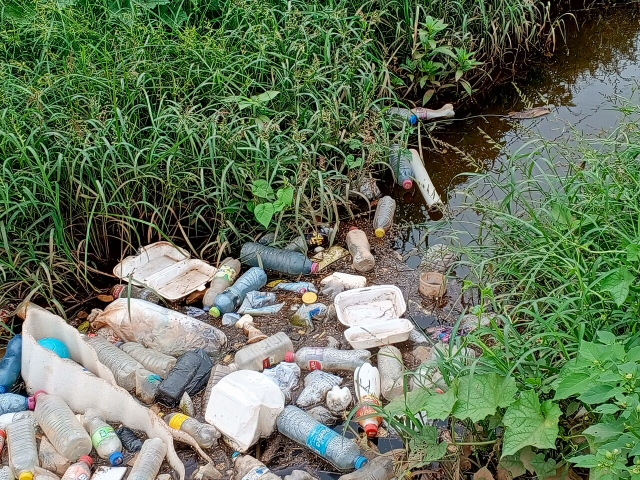
#> input picture examples/river-bank-bottles.jpg, 1280 x 960 px, given as the content of the folder ../examples/river-bank-bottles.jpg, which was not available (shown at 1/2 size)
$ python make_crops.py ../examples/river-bank-bottles.jpg out.png   (older library calls are emulated)
#> lines starting #> are read from the running program, lines starting #| are printed output that depends on the picture
"""Cut dense, high-resolution photos into 640 px crops that can be labeled completely.

    python training/make_crops.py datasets/hard-src datasets/hard-raw --per-image 4

A whole photo of a trash-carpeted river holds hundreds of items: nobody can box them all, and a
half-labeled image teaches the model that unboxed trash is background. A 640 px crop of the same
scene holds a manageable 10-40 items, and it matches the model's input size, so nothing is lost
to downscaling. Near-uniform crops (sky, empty water) are skipped. Crops keep their source name,
so attribution can be traced back (see crops.csv).
"""

import argparse
import csv
import random
from pathlib import Path

import cv2
import numpy as np

IMG_EXTS = {".jpg", ".jpeg", ".png", ".webp"}
SIZE = 640


def texture(crop: np.ndarray) -> float:
    """Mean gradient magnitude: low for sky and calm water, high for cluttered trash."""
    gray = cv2.cvtColor(crop, cv2.COLOR_BGR2GRAY).astype(np.float32)
    gx, gy = cv2.Sobel(gray, cv2.CV_32F, 1, 0), cv2.Sobel(gray, cv2.CV_32F, 0, 1)
    return float(np.mean(np.hypot(gx, gy)))


def main() -> None:
    ap = argparse.ArgumentParser(description=__doc__, formatter_class=argparse.RawDescriptionHelpFormatter)
    ap.add_argument("src", type=Path)
    ap.add_argument("dst", type=Path)
    ap.add_argument("--per-image", type=int, default=4, help="max crops kept per photo (most textured first)")
    ap.add_argument("--min-texture", type=float, default=40.0, help="skip calmer crops (sky, open water)")
    ap.add_argument("--seed", type=int, default=0)
    args = ap.parse_args()

    args.dst.mkdir(parents=True, exist_ok=True)
    rng = random.Random(args.seed)
    rows = []
    for path in sorted(p for p in args.src.rglob("*") if p.suffix.lower() in IMG_EXTS):
        img = cv2.imread(str(path))
#> img is the input picture: shape (960, 1280, 3); mean B, G, R 91.1, 117.3, 101.7
        if img is None or max(img.shape[:2]) < SIZE:
            continue
        h, w = img.shape[:2]
#> h = 960; w = 1280
        candidates = []
        for y in range(0, h - SIZE + 1, SIZE):  # no overlap, so no item is labeled twice
            for x in range(0, w - SIZE + 1, SIZE):
                crop = img[y:y + SIZE, x:x + SIZE]
                t = texture(crop)
                if t >= args.min_texture:
                    candidates.append((t, x, y, crop))
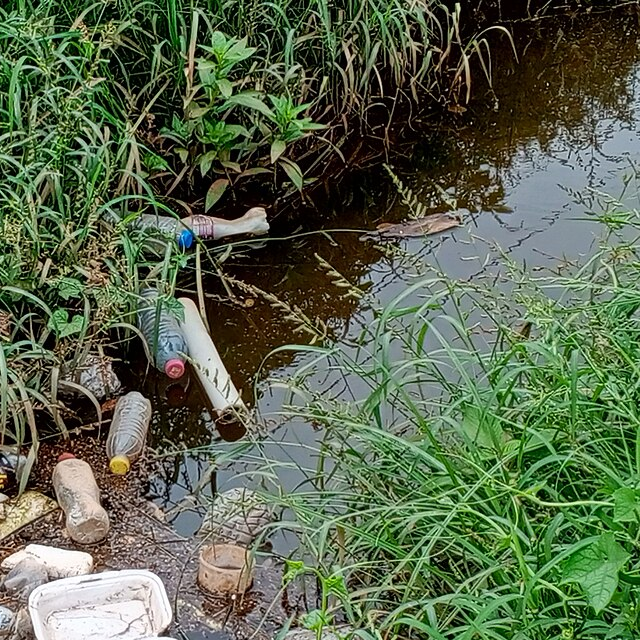
#> crop: shape (640, 640, 3); mean B, G, R 77.8, 102.7, 89.7
#> after the loop, candidates = 2 items
        candidates.sort(key=lambda c: -c[0])
        keep = candidates[: args.per_image]
#> keep = 2 items
        rng.shuffle(keep)
        for t, x, y, crop in keep:
            name = f"{path.stem[:50]}__x{x}_y{y}.jpg"
            cv2.imwrite(str(args.dst / name), crop, [cv2.IMWRITE_JPEG_QUALITY, 92])
            rows.append({"crop": name, "source_image": path.name, "x": x, "y": y, "texture": round(t, 1)})
#> this loop made 2 passes
#> (t, x, y, name) on passes 1 to 2: (239.5, 0, 0, 'river-bank-bottles__x0_y0.jpg'), (205.4, 640, 0, 'river-bank-bottles__x640_y0.jpg')
#> pass 1, in main, `cv2.imwrite(str(args.dst / name), crop, [cv2.IMWRITE_JPEG_QUALITY, 92])`:
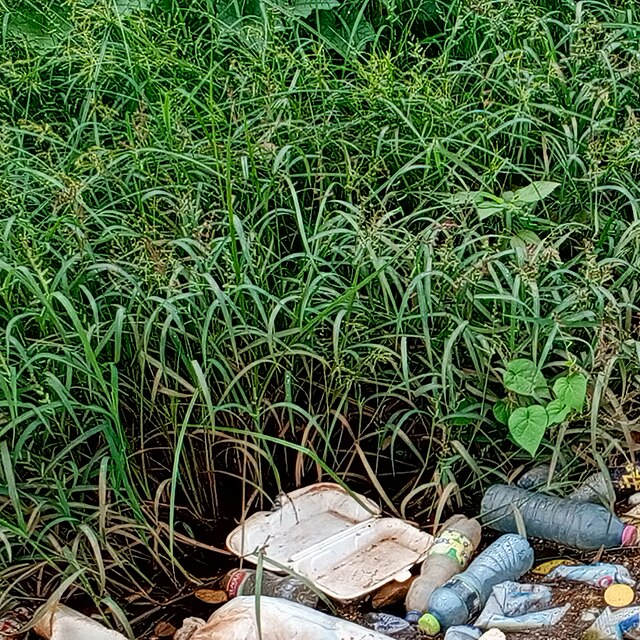
#> saved as river-bank-bottles__x0_y0.jpg: shape (640, 640, 3); mean B, G, R 66.7, 100.2, 77.5
#> after the loop, rows = 2 items
        print(f"{path.name}: {len(keep)} of {len(candidates)} textured crops")
#| river-bank-bottles.jpg: 2 of 2 textured crops

    with open(args.dst / "crops.csv", "w", newline="", encoding="utf-8") as fh:
        writer = csv.DictWriter(fh, fieldnames=["crop", "source_image", "x", "y", "texture"])
        writer.writeheader()
        writer.writerows(rows)
    print(f"{len(rows)} crops -> {args.dst}")
#| 2 crops -> out.png


if __name__ == "__main__":
    main()

$ run again, on examples/river-bottles.jpg
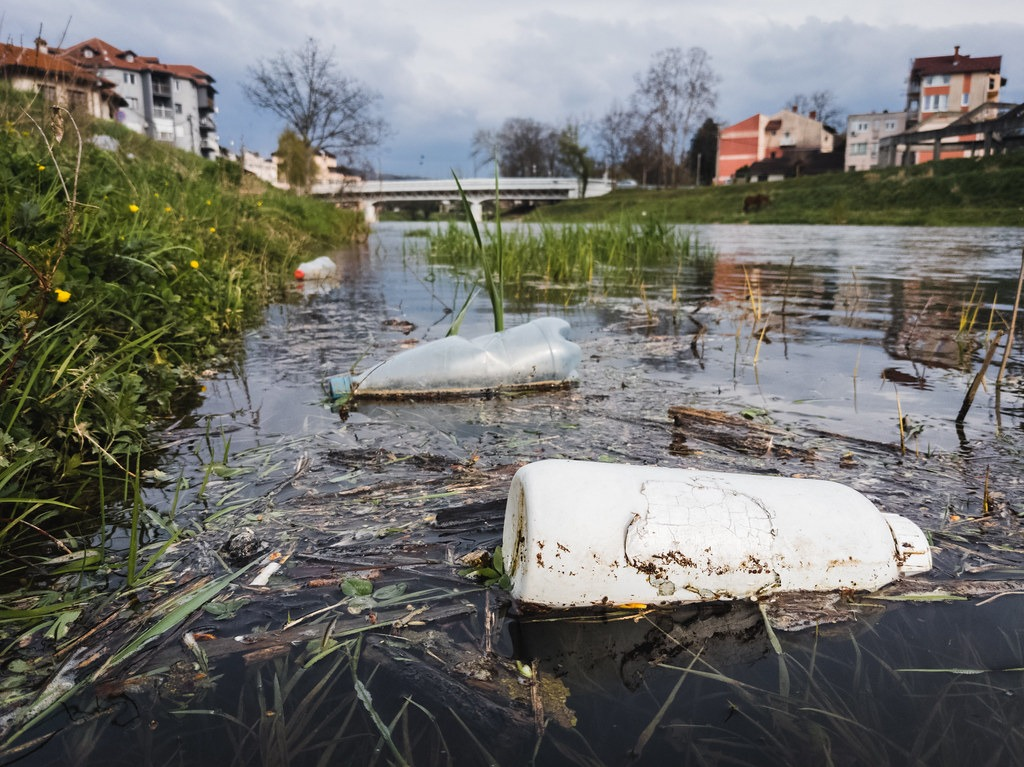
#> input picture examples/river-bottles.jpg, 1024 x 767 px, given as the content of the folder ../examples/river-bottles.jpg, which was not available
#> in main, img is the input picture: shape (767, 1024, 3); mean B, G, R 108.5, 113.4, 113.5
#> after the loop in main, `for y in range(0, h - SIZE + 1, SIZE):`:
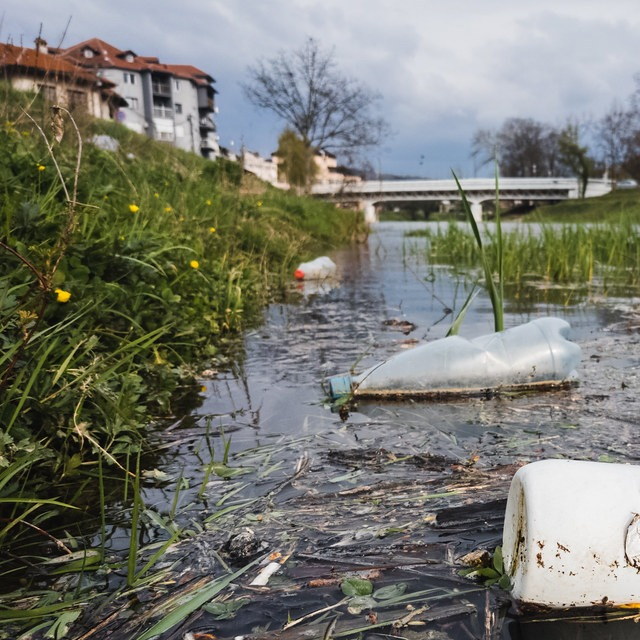
#> crop: shape (640, 640, 3); mean B, G, R 111.8, 120.9, 119.6
#> after the loop in main, `for y in range(0, h - SIZE + 1, SIZE):`: candidates = 1 item
#> the loop in main, `for t, x, y, crop in keep:` made 1 pass
#> (t, x, y, name) on pass 1: (88.46, 0, 0, 'river-bottles__x0_y0.jpg')
#| river-bottles.jpg: 1 of 1 textured crops
#| 1 crops -> out.png

$ run again, on examples/versailles-pond.jpg
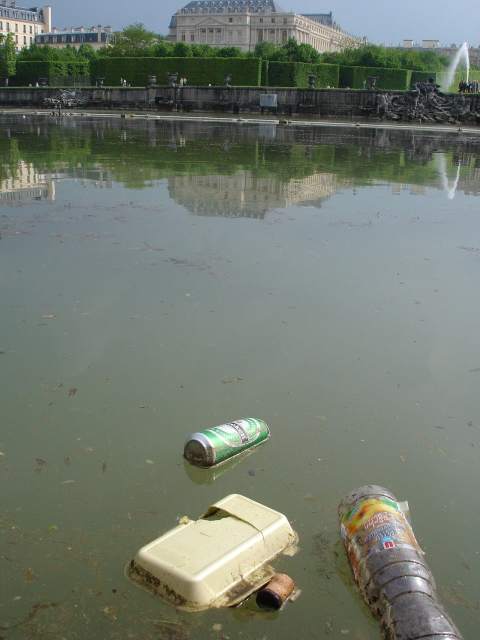
#> input picture examples/versailles-pond.jpg, 959 x 1280 px, given as the content of the folder ../examples/versailles-pond.jpg, which was not available (shown at 1/2 size)
#> in main, img is the input picture: shape (1280, 959, 3); mean B, G, R 109.4, 120.5, 112.6
#> after the loop in main, `for y in range(0, h - SIZE + 1, SIZE):`:
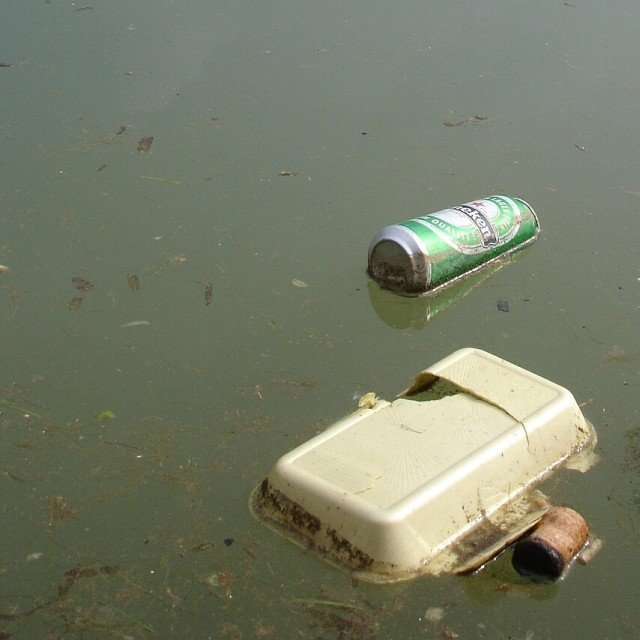
#> crop: shape (640, 640, 3); mean B, G, R 102.9, 123, 117.7
#> after the loop in main, `for y in range(0, h - SIZE + 1, SIZE):`: candidates = 1 item
#> the loop in main, `for t, x, y, crop in keep:` made 1 pass
#> (t, x, y, name) on pass 1: (45.65, 0, 0, 'versailles-pond__x0_y0.jpg')
#> pass 1, in main, `cv2.imwrite(str(args.dst / name), crop, [cv2.IMWRITE_JPEG_QUALITY, 92])`:
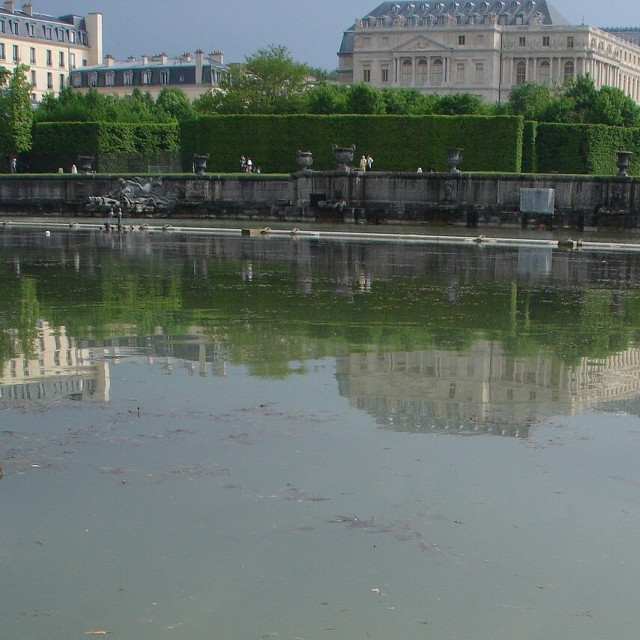
#> saved as versailles-pond__x0_y0.jpg: shape (640, 640, 3); mean B, G, R 103.1, 109.9, 99.5
#| versailles-pond.jpg: 1 of 1 textured crops
#| 1 crops -> out.png
